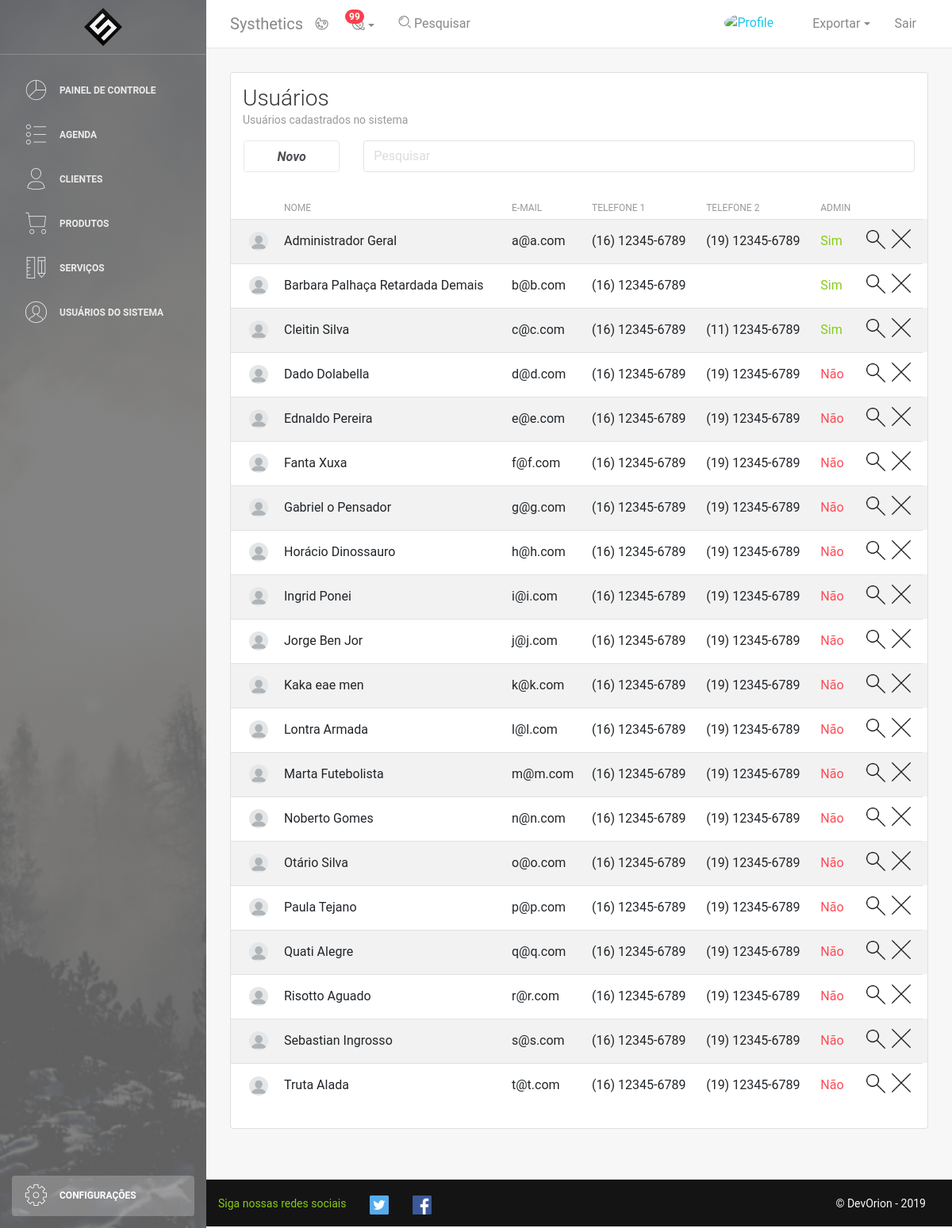
The app's page /usuarios.php with its own data.
### tables this page shows
CREATE TABLE IF NOT EXISTS Usuario (
	id INT AUTO_INCREMENT UNIQUE,
	email VARCHAR(64) NOT NULL,
	nome VARCHAR(128) NOT NULL,
	senha VARCHAR(64) NOT NULL,
	tel1 VARCHAR(16) NOT NULL,
	tel2 VARCHAR(16),
	admin TINYINT(1) DEFAULT 0,
	foto VARCHAR(256) DEFAULT "img/usuario/default.png",
	PRIMARY KEY(email)
);

### DAO/userDAO.php (called while the page is built, shortened)
<?php
    require("conn.php");
    class UserDAO{
        function listar($busca){
            $conexao = conectar();
            $busca = "%" . $busca . "%";
            $query = "SELECT * FROM Usuario WHERE UPPER(nome) LIKE UPPER(?) ORDER BY admin DESC, nome ASC;";
            $stmt = mysqli_prepare($conexao,$query);
            mysqli_stmt_bind_param($stmt,"s",$busca);
            $resultado = executar_SQL($conexao,$stmt);
            return lerResultado($resultado);
        }
    }
?>

### DAO/conn.php (called while the page is built, shortened)
<?php
if(!function_exists('executar_SQL')){
    function executar_SQL($conexao, $stmt){
        mysqli_stmt_execute($stmt) or die("Falha ao executar a consulta: " . $stmt->error);
        $resultado = mysqli_stmt_get_result($stmt);
        return $resultado;
    }
}
if(!function_exists('lerResultado')){
    function lerResultado($resultado){
        $arrayResultado = [];
        for($i=0;$i<mysqli_num_rows($resultado);$i++){
            $arrayResultado[$i] = mysqli_fetch_assoc($resultado);
        }
        return $arrayResultado;
    }
}
?>

### usuarios.php (the view, shortened to what this page needs)
<!DOCTYPE html>
<html lang="pt-br">
<head>
    <link rel="stylesheet" href="https://maxcdn.bootstrapcdn.com/font-awesome/latest/css/font-awesome.min.css" />
    <link href="css/bootstrap.min.css" rel="stylesheet"/>
    <link href="css/light-bootstrap-dashboard.css" rel="stylesheet" />
    <link href="css/dashboard-style.css" rel="stylesheet" />
    <link href="css/user.css" rel="stylesheet" type="text/css" >
    <?php require "DAO/userDAO.php";
        $uDAO = new UserDAO();
        $busca = "";
        $users = $uDAO->listar($busca);
    ?>
</head>
<body>
    <?php require_once "php/printMenu.php"?>
        <div class="main-panel">
            <?php require_once "php/printNavbar.php"?>
            <div class="content">
                <div class="container-fluid">
                    <div class="row">
                        <div class="col-md-12">
                                <div class="card striped-tabled-with-hover">
                                    <div class="card-header ">
                                        <h3 class="card-title">Usuários</h3>
                                        <p class="card-category">Usuários cadastrados no sistema</p>
                                    </div>
                                    <div class="card-body table-full-width">
                                        <div class="row ">
                                            <div class="col-2 ml-3" >
                                                <a class="btn btn-success form-control" role="button" data-toggle="modal" data-target="#modalCadastroUsuario">
                                                    <i><strong> Novo</strong></i>
                                                </a>
                                            </div>
                                            <div class="col mr-3">
                                                <input class="form-control" type="search" name="search" placeholder="Pesquisar">
                                            </div>
                                        </div>
                                <table class="table table-hover table-striped" width="100%">
                                    <thead>
                                        <th></th>
                                        <th>Nome</th>
                                        <th>E-mail</th>
                                        <th>Telefone 1</th>
                                        <th>Telefone 2</th>
                                        <th>Admin</th>
                                        <th></th>
                                    </thead>
                                    <tbody>
                                    <?php
                                    if(count($users) != 0){
                                        foreach($users as $user){?>
                                            <div class="col px-0 mb-4">
                                                <tr>
                                                    <td><img class="rounded-circle ml-2 pic" src="<?php echo $user['foto']; ?>" width='24' height='24'></td>
                                                    <td><?php echo $user['nome']; ?></td>
                                                    <td><?php echo $user['email']; ?></td>
                                                    <td><?php echo $user['tel1']; ?></td>
                                                    <td><?php echo $user['tel2']; ?></td>
                                                    <td><?php
                                                    if ($user['admin'] == 1) {
                                                        echo '<span class="text-success">Sim</span>';
                                                    }else{
                                                        echo '<span class="text-danger">Não</span>';
                                                    }
                                                    ?>
                                                    </td>
                                                    <td class="text-right">
                                                    <a class="text-right" href="perfilUsuario.php?id=<?php echo $user['id']; ?>">
                                                        <img class="mr-2" src="img/view.png" alt="View" width="24px" height="24px">
                                                    </a>
                                                    <form action="php/atualizarUsuario.php" method="POST">
                                                        <a class="text-right" href="">
                                                            <input type="image" src="img/remove.png" width="24px" height="24px" alt="submit">
                                                        </a>
                                                    </form>
                                                    </td>
                                                </tr>
                                            </div>
                                        <?php }
                                    }
                                ?>
                                </tbody>
                            </table>
                            </div>
                            </div>
                    </div>
                </div>
            </div>
        </div>
        <?php require_once "php/printFooter.php"?>
    </div>
</body>
</html>

### php/printMenu.php
<div class="wrapper">
        <div class="sidebar" data-image="img/banner.png" data-color="black">
            <div class="sidebar-wrapper">
                <div class="logo text-center">
                    <img class="mx-5" src="img/logo.png" alt="" width="48" height="48">
                </div>
                <ul class="nav">
                    <li>
                        <a class="nav-link" href="dashboard.php">
                            <i class="nc-icon nc-chart-pie-35"></i>
                            <p>Painel de Controle</p>
                        </a>
                    </li>
                    <li>
                        <a class="nav-link" href="agenda.php">
                            <i class="nc-icon nc-bullet-list-67"></i>
                            <p>Agenda</p>
                        </a>
                    </li>
                    <li class="nav-item">
                        <a class="nav-link" href="clientes.php">
                            <i class="nc-icon nc-single-02"></i>
                            <p>Clientes</p>
                        </a>
                    </li>
                    <li>
                        <a class="nav-link" href="produtos.php">
                            <i class="nc-icon nc-cart-simple"></i>
                            <p>Produtos</p>
                        </a>
                    </li>
                    <li>
                        <a class="nav-link" href="servicos.php">
                            <i class="nc-icon nc-ruler-pencil"></i>
                            <p>Serviços</p>
                        </a>
                    </li>
                    <li>
                        <a class="nav-link" href="usuarios.php">
                            <i class="nc-icon nc-circle-09"></i>
                            <p>Usuários do Sistema</p>
                        </a>
                    </li>
                    <li class="nav-item active active-pro">
                        <a class="nav-link active" href="configuracoes.php">
                            <i class="nc-icon nc-settings-gear-64"></i>
                            <p>Configurações</p>
                        </a>
                    </li>
                </ul>
            </div>
        </div>

### php/printNavbar.php (shortened to what this page needs)
<nav class="navbar navbar-expand-lg " color-on-scroll="500">
                <div class=" container-fluid  ">
                    <a class="navbar-brand" href="#"> Systhetics </a>
                    <div class="collapse navbar-collapse justify-content-end" id="navigation">
                        <ul class="nav navbar-nav mr-auto">
                            <li class="nav-item">
                                <a href="#" class="nav-link" data-toggle="dropdown">
                                    <i class="nc-icon nc-palette"></i>
                                </a>
                            </li>
                            <li class="dropdown nav-item">
                                <a href="#" class="dropdown-toggle nav-link" data-toggle="dropdown">
                                    <i class="nc-icon nc-planet"></i>
                                    <span class="notification">99</span>
                                </a>
                            </li>
                            <li class="nav-item">
                                <a href="#" class="nav-link">
                                    <i class="nc-icon nc-zoom-split"></i>
                                    <span class="d-lg-block">&nbsp;Pesquisar</span>
                                </a>
                            </li>
                        </ul>
                        <ul class="navbar-nav ml-auto">
                            <li class="nav-item">
                                <a class="" href="./perfilUsuario.php?id=<?php echo $_SESSION['id']; ?>">
                                    <img class="rounded-circle mx-0" src="<?php echo $_SESSION['foto']; ?>" alt="Profile" width="32" height="32">
                                </a>
                                <a class="nav-link" href="./perfilUsuario.php?id=<?php echo $_SESSION['id']; ?>">
                                </a>
                            </li>
                            <li class="nav-item dropdown">
                                <a class="nav-link dropdown-toggle" href="http://example.com" id="navbarDropdownMenuLink" data-toggle="dropdown" aria-haspopup="true" aria-expanded="false">
                                    <span class="no-icon">Exportar</span>
                                </a>
                            </li>
                            <li class="nav-item">
                                <a class="nav-link" href="index.php">
                                    <span class="no-icon">Sair</span>
                                </a>
                            </li>
                        </ul>
                    </div>
                </div>
</nav>

### php/printFooter.php (shortened to what this page needs)
<footer class="footer ft-color">
    <div class="container">
        <nav>
            <ul class="footer-menu">
                <li>
                    <a class="text-success text-left">
                        Siga nossas redes sociais
                    </a>
                </li>
                <li>
                    <a target="_blank" href="http://www.twitter.com">
                        <img src="img/twitter.png" width="24" height="24">
                    </a>
                </li>
                <li>
                    <a target="_blank" href="http://www.facebook.com">
                        <img src="img/facebook.png" width="24" height="24">
                    </a>
                </li>
            </ul>
        <p class="copyright text-right">
            <span class="text-light">&copy; DevOrion -
             </span>
        </p>
        </nav>
    </div>
</footer>

### css/user.css (style rules this page uses)
.pic { object-fit: cover; cursor: pointer; }

### records on screen
usuario: foto (placeholder picture), nome "Administrador Geral", email "a@a.com", tel1 "(16) 12345-6789", tel2 "(19) 12345-6789", admin "Sim"
usuario: foto (placeholder picture), nome "Barbara Palhaça Retardada Demais", email "b@b.com", tel1 "(16) 12345-6789", admin "Sim"
usuario: foto (placeholder picture), nome "Cleitin Silva", email "c@c.com", tel1 "(16) 12345-6789", tel2 "(11) 12345-6789", admin "Sim"
usuario: foto (placeholder picture), nome "Dado Dolabella", email "d@d.com", tel1 "(16) 12345-6789", tel2 "(19) 12345-6789", admin "Não"
usuario: foto (placeholder picture), nome "Ednaldo Pereira", email "e@e.com", tel1 "(16) 12345-6789", tel2 "(19) 12345-6789", admin "Não"
usuario: foto (placeholder picture), nome "Fanta Xuxa", email "f@f.com", tel1 "(16) 12345-6789", tel2 "(19) 12345-6789", admin "Não"
usuario: foto (placeholder picture), nome "Gabriel o Pensador", email "g@g.com", tel1 "(16) 12345-6789", tel2 "(19) 12345-6789", admin "Não"
usuario: foto (placeholder picture), nome "Horácio Dinossauro", email "h@h.com", tel1 "(16) 12345-6789", tel2 "(19) 12345-6789", admin "Não"
usuario: foto (placeholder picture), nome "Ingrid Ponei", email "i@i.com", tel1 "(16) 12345-6789", tel2 "(19) 12345-6789", admin "Não"
usuario: foto (placeholder picture), nome "Jorge Ben Jor", email "j@j.com", tel1 "(16) 12345-6789", tel2 "(19) 12345-6789", admin "Não"
usuario: foto (placeholder picture), nome "Kaka eae men", email "k@k.com", tel1 "(16) 12345-6789", tel2 "(19) 12345-6789", admin "Não"
usuario: foto (placeholder picture), nome "Lontra Armada", email "l@l.com", tel1 "(16) 12345-6789", tel2 "(19) 12345-6789", admin "Não"
usuario: foto (placeholder picture), nome "Marta Futebolista", email "m@m.com", tel1 "(16) 12345-6789", tel2 "(19) 12345-6789", admin "Não"
usuario: foto (placeholder picture), nome "Noberto Gomes", email "n@n.com", tel1 "(16) 12345-6789", tel2 "(19) 12345-6789", admin "Não"
usuario: foto (placeholder picture), nome "Otário Silva", email "o@o.com", tel1 "(16) 12345-6789", tel2 "(19) 12345-6789", admin "Não"
usuario: foto (placeholder picture), nome "Paula Tejano", email "p@p.com", tel1 "(16) 12345-6789", tel2 "(19) 12345-6789", admin "Não"
usuario: foto (placeholder picture), nome "Quati Alegre", email "q@q.com", tel1 "(16) 12345-6789", tel2 "(19) 12345-6789", admin "Não"
usuario: foto (placeholder picture), nome "Risotto Aguado", email "r@r.com", tel1 "(16) 12345-6789", tel2 "(19) 12345-6789", admin "Não"
usuario: foto (placeholder picture), nome "Sebastian Ingrosso", email "s@s.com", tel1 "(16) 12345-6789", tel2 "(19) 12345-6789", admin "Não"
usuario: foto (placeholder picture), nome "Truta Alada", email "t@t.com", tel1 "(16) 12345-6789", tel2 "(19) 12345-6789", admin "Não"
